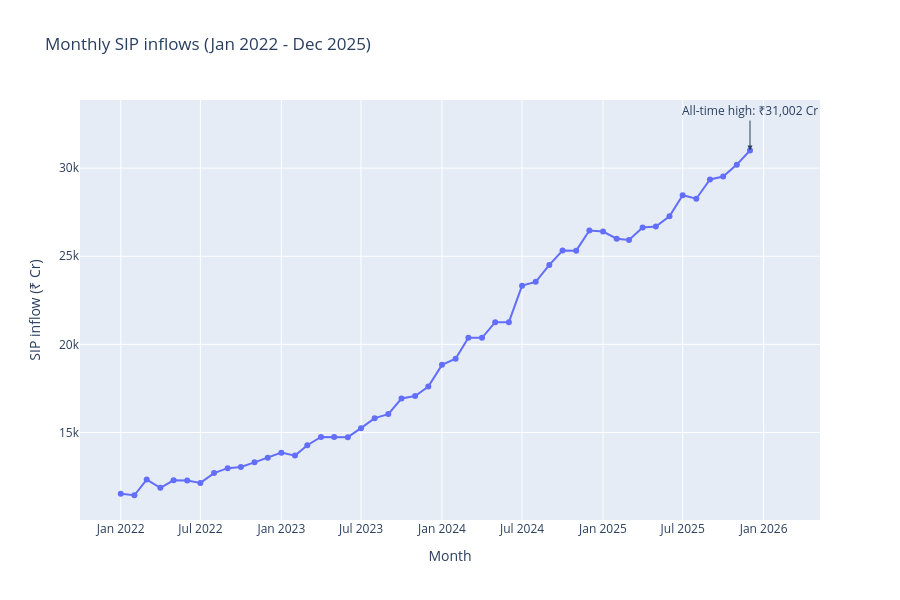

Write notebook code for a chart like this one.
### Markdown cell above
**Insight 3:** SIP inflows rose steadily through the period and hit a record high in late 2025, signalling strong retail participation. Supporting chart: Chart 3.

### Code cell
sip_plot = sip.copy()
fig = px.line(sip_plot, x='month', y='sip_inflow_crore', markers=True, title='Monthly SIP inflows (Jan 2022 - Dec 2025)', labels={'month':'Month','sip_inflow_crore':'SIP inflow (₹ Cr)'})
max_row = sip_plot.loc[sip_plot['sip_inflow_crore'].idxmax()]
fig.add_annotation(x=max_row['month'], y=max_row['sip_inflow_crore'], text=f"All-time high: ₹{max_row['sip_inflow_crore']:,.0f} Cr", showarrow=True, arrowhead=2, ax=0, ay=-40)
fig.update_layout(height=600)
fig.show()
save_png(fig, 'monthly_sip_inflows')

### Figure 1 — Plotly figure (JSON) as saved in the notebook; plotly's stock layout.template omitted (floating-point values rounded to 4 significant figures)
{"data": [{"hovertemplate": "Month=%{x}<br>SIP inflow (₹ Cr)=%{y}<extra></extra>", "legendgroup": "", "line": {"color": "#636efa", "dash": "solid"}, "marker": {"symbol": "circle"}, "mode": "lines+markers", "name": "", "orientation": "v", "showlegend": false, "type": "scatter", "x": ["2022-01-01T00:00:00.000000", "2022-02-01T00:00:00.000000", "2022-03-01T00:00:00.000000", "2022-04-01T00:00:00.000000", "2022-05-01T00:00:00.000000", "2022-06-01T00:00:00.000000", "2022-07-01T00:00:00.000000", "2022-08-01T00:00:00.000000", "2022-09-01T00:00:00.000000", "2022-10-01T00:00:00.000000", "2022-11-01T00:00:00.000000", "2022-12-01T00:00:00.000000", "2023-01-01T00:00:00.000000", "2023-02-01T00:00:00.000000", "2023-03-01T00:00:00.000000", "2023-04-01T00:00:00.000000", "2023-05-01T00:00:00.000000", "2023-06-01T00:00:00.000000", "2023-07-01T00:00:00.000000", "2023-08-01T00:00:00.000000", "2023-09-01T00:00:00.000000", "2023-10-01T00:00:00.000000", "2023-11-01T00:00:00.000000", "2023-12-01T00:00:00.000000", "2024-01-01T00:00:00.000000", "2024-02-01T00:00:00.000000", "2024-03-01T00:00:00.000000", "2024-04-01T00:00:00.000000", "2024-05-01T00:00:00.000000", "2024-06-01T00:00:00.000000", "2024-07-01T00:00:00.000000", "2024-08-01T00:00:00.000000", "2024-09-01T00:00:00.000000", "2024-10-01T00:00:00.000000", "2024-11-01T00:00:00.000000", "2024-12-01T00:00:00.000000", "2025-01-01T00:00:00.000000", "2025-02-01T00:00:00.000000", "2025-03-01T00:00:00.000000", "2025-04-01T00:00:00.000000", "2025-05-01T00:00:00.000000", "2025-06-01T00:00:00.000000", "2025-07-01T00:00:00.000000", "2025-08-01T00:00:00.000000", "2025-09-01T00:00:00.000000", "2025-10-01T00:00:00.000000", "2025-11-01T00:00:00.000000", "2025-12-01T00:00:00.000000"], "xaxis": "x", "y": [11517, 11438, 12328, 11863, 12286, 12276, 12140, 12694, 12976, 13040, 13306, 13573, 13856, 13687, 14276, 14749, 14749, 14734, 15245, 15814, 16042, 16928, 17073, 17610, 18838, 19187, 20371, 20371, 21262, 21262, 23332, 23547, 24509, 25323, 25320, 26459, 26400, 25999, 25926, 26632, 26688, 27274, 28464, 28265, 29361, 29529, 30200, 31002], "yaxis": "y"}], "layout": {"annotations": [{"arrowhead": 2, "ax": 0, "ay": -40, "showarrow": true, "text": "All-time high: ₹31,002 Cr", "x": "2025-12-01T00:00:00", "y": 31002}], "height": 600, "legend": {"tracegroupgap": 0}, "title": {"text": "Monthly SIP inflows (Jan 2022 - Dec 2025)"}, "xaxis": {"anchor": "y", "domain": [0, 1], "title": {"text": "Month"}}, "yaxis": {"anchor": "x", "domain": [0, 1], "title": {"text": "SIP inflow (₹ Cr)"}}}}
